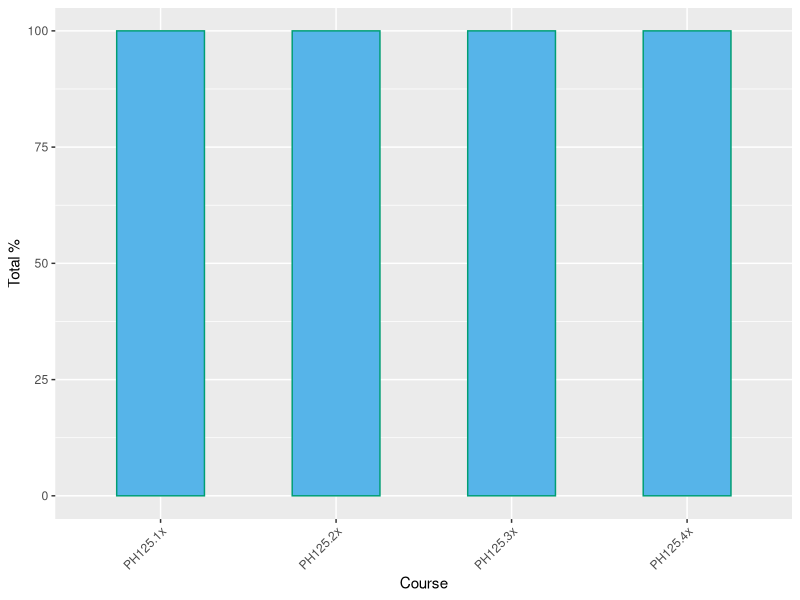

Here is the R script that generated this plot:
## ---- chunk 1
knitr::opts_chunk$set(echo = TRUE)
## ---- chunk 2
library(tidyverse)
## ---- chunk 3
df <- data.frame(total=c(100,100,100,100), course=c("PH125.1x","PH125.2x","PH125.3x","PH125.4x"))
## ---- chunk 4
df %>% ggplot(aes(course, total)) +
  geom_bar(width = 0.5, stat = "identity", fill="#56B4E9", color = "#009E73") +
  xlab("Course") +
  ylab("Total %") +
  theme(axis.text.x = element_text(angle=45, hjust=1))
